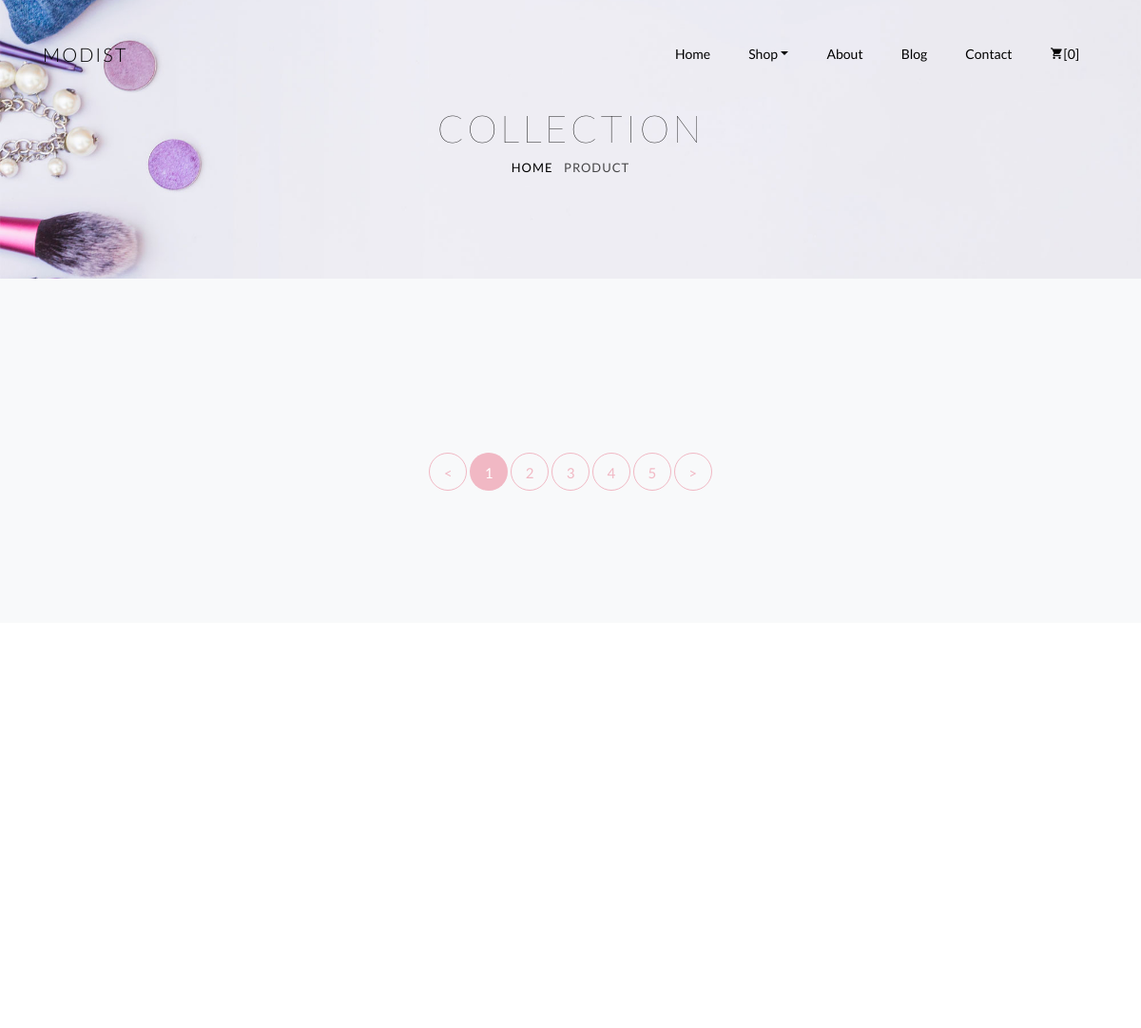
Before: /shop/products/ (upper part) with the older database file.
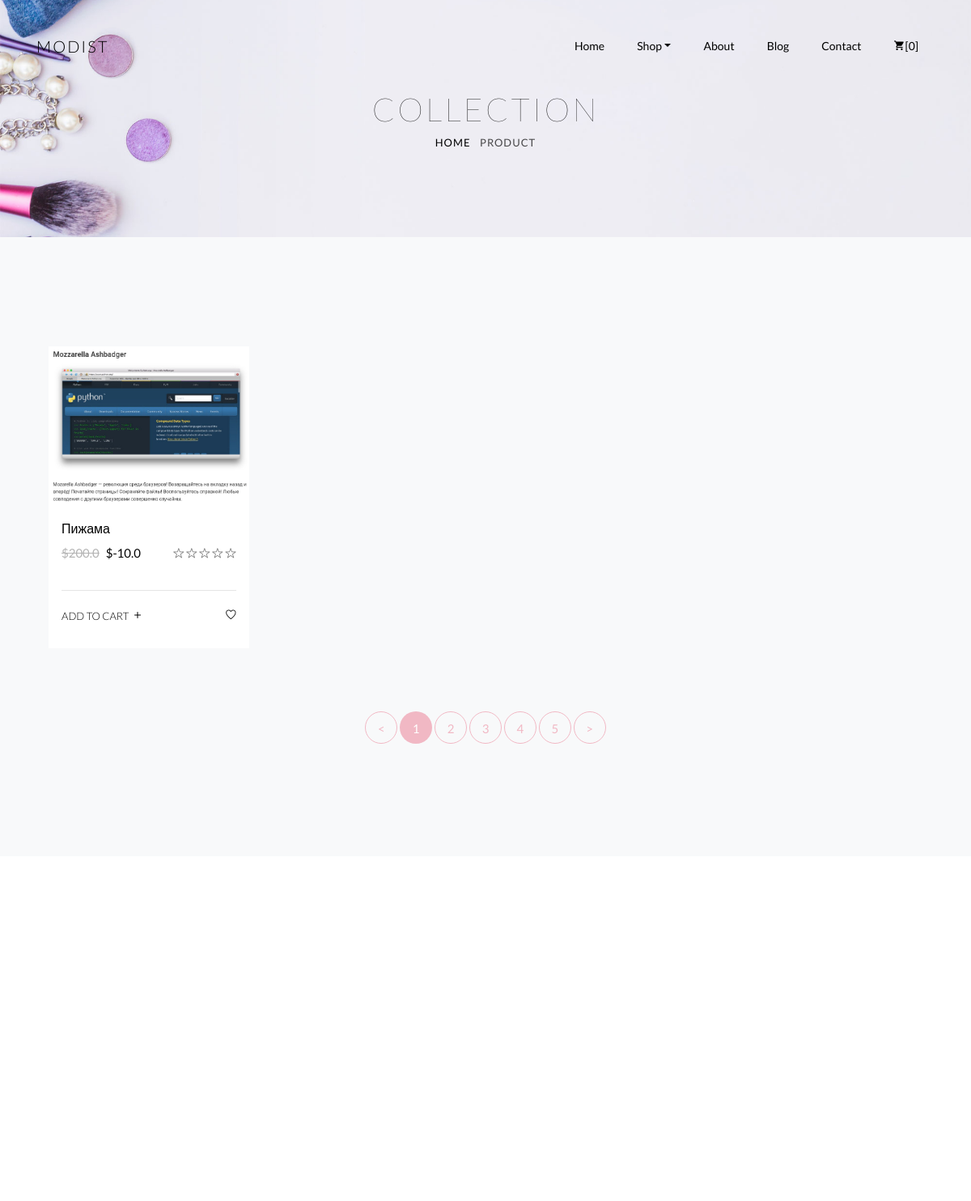
After: the same page with the newer database file.
### shop/models.py (models this page shows, shortened)
class Product(models.Model):
    def path_upload(self, filename):
        return os.path.join("products", strftime("%Y/%m"), self.name.replace(" " ,"_"), filename)
    size = models.ForeignKey(DressSize, related_name="products", on_delete=models.CASCADE)
    name = models.CharField(max_length=75, verbose_name="Product name.")
    price = models.FloatField(validators=[price_valid], verbose_name="Product price.")
    sale = models.FloatField(null=True, validators=[sale_price], verbose_name="Product sale.")
    description = models.TextField(verbose_name="Product description")
    count = models.PositiveSmallIntegerField(verbose_name="Counts dresses.")
    image = models.ImageField(upload_to=path_upload, verbose_name="Product image.")
    is_active = models.BooleanField(default=True, verbose_name="Active.")
    class Meta:
        db_table = "products"
        verbose_name = "Product for shop"
        verbose_name_plural = "Products for shop"

### shop/views.py (the view)
# urls.py: path("products/", shop.products, name="products"),
def products(request):
    prods = Product.objects.all()
    context = {
        "allprod": prods
    }
    return render(request, "products.html", context)

### e_shop/templatetags/tags.py (called while the page is built)
@register.simple_tag
def price_sale(price, sale):
    return "$" + str(round(price * (1-(sale/100)), 2))

@register.filter
def add_dollar(value):
    return "$" + str(value)

@register.simple_tag
def media(value):
    return settings.MEDIA_URL + value.name

### shop/templates/products.html
{% extends "base.html" %}
{% load static %}
{% block products %}
{% include "shop_modules/backgr.html" %}
<section class="ftco-section bg-light">
    <div class="container-fluid">
        {% include "shop_modules/allproducts.html" %}
        {% include "shop_modules/pages.html" %}
    </div>
</section>
{% include "shop_modules/subscribe.html" %}
{% endblock products %}

### shop/templates/shop_modules/allproducts.html (shortened to what this page needs)
{% load static tags %}
<div class="row">
    {% for prod in allprod %}
    <div class="col-sm col-md-6 col-lg-3 ftco-animate">
        <div class="product">
            <a href="{% url 'single_product' prod.id %}" class="img-prod"><img class="img-fluid" src="{% media prod.image %}"
                    alt="Colorlib Template">
            </a>
            <div class="text py-3 px-3">
                <h3><a href="{% url 'single_product' prod.id %}">{{ prod.name }}</a></h3>
                <div class="d-flex">
                    <div class="pricing">
                        <p class="price"><span {% if prod.sale %} class="mr-2 price-dc"
                                {% endif %}>{{ prod.price|add_dollar }}</span>{% if prod.sale %}<span
                                class="price-sale">{% price_sale prod.price prod.sale %}</span>{% endif %}</p>
                    </div>
                    <div class="rating">
                        <p class="text-right">
                            <span class="ion-ios-star-outline"></span>
                            <span class="ion-ios-star-outline"></span>
                            <span class="ion-ios-star-outline"></span>
                            <span class="ion-ios-star-outline"></span>
                            <span class="ion-ios-star-outline"></span>
                        </p>
                    </div>
                </div>
                <hr>
                <p class="bottom-area d-flex">
                    <a href="#" class="add-to-cart"><span>Add to cart <i class="ion-ios-add ml-1"></i></span></a>
                    <a href="#" class="ml-auto"><span><i class="ion-ios-heart-empty"></i></span></a>
                </p>
            </div>
        </div>
    </div>
    {% endfor %}
</div>

Changed rows visible on the page:
added Product: image (picture), name "Пижама", price|add_dollar "$200.0", price+sale "$-10.0"
